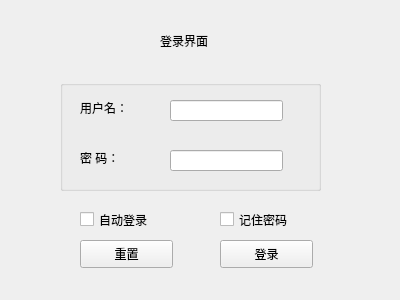
<?xml version="1.0" encoding="UTF-8"?>
<ui version="4.0">
 <class>LoginWindow</class>
 <widget class="QWidget" name="LoginWindow">
  <property name="enabled">
   <bool>true</bool>
  </property>
  <property name="geometry">
   <rect>
    <x>0</x>
    <y>0</y>
    <width>400</width>
    <height>300</height>
   </rect>
  </property>
  <property name="windowTitle">
   <string>登录</string>
  </property>
  <widget class="QPushButton" name="pushButton_clear">
   <property name="geometry">
    <rect>
     <x>80</x>
     <y>240</y>
     <width>93</width>
     <height>28</height>
    </rect>
   </property>
   <property name="text">
    <string>重置</string>
   </property>
  </widget>
  <widget class="QPushButton" name="pushButton_login">
   <property name="geometry">
    <rect>
     <x>220</x>
     <y>240</y>
     <width>93</width>
     <height>28</height>
    </rect>
   </property>
   <property name="text">
    <string>登录</string>
   </property>
  </widget>
  <widget class="QGroupBox" name="groupBox">
   <property name="enabled">
    <bool>true</bool>
   </property>
   <property name="geometry">
    <rect>
     <x>60</x>
     <y>80</y>
     <width>261</width>
     <height>111</height>
    </rect>
   </property>
   <property name="title">
    <string/>
   </property>
   <widget class="QLabel" name="label_name">
    <property name="geometry">
     <rect>
      <x>20</x>
      <y>20</y>
      <width>72</width>
      <height>15</height>
     </rect>
    </property>
    <property name="text">
     <string>用户名：</string>
    </property>
   </widget>
   <widget class="QLineEdit" name="lineEdit_name">
    <property name="enabled">
     <bool>true</bool>
    </property>
    <property name="geometry">
     <rect>
      <x>110</x>
      <y>20</y>
      <width>113</width>
      <height>21</height>
     </rect>
    </property>
   </widget>
   <widget class="QLabel" name="label_password">
    <property name="geometry">
     <rect>
      <x>20</x>
      <y>70</y>
      <width>72</width>
      <height>15</height>
     </rect>
    </property>
    <property name="text">
     <string>密 码：</string>
    </property>
   </widget>
   <widget class="QLineEdit" name="lineEdit_password">
    <property name="geometry">
     <rect>
      <x>110</x>
      <y>70</y>
      <width>113</width>
      <height>21</height>
     </rect>
    </property>
   </widget>
  </widget>
  <widget class="QCheckBox" name="checkBox_auto">
   <property name="geometry">
    <rect>
     <x>80</x>
     <y>210</y>
     <width>91</width>
     <height>19</height>
    </rect>
   </property>
   <property name="text">
    <string>自动登录</string>
   </property>
  </widget>
  <widget class="QCheckBox" name="checkBox_save">
   <property name="geometry">
    <rect>
     <x>220</x>
     <y>210</y>
     <width>91</width>
     <height>19</height>
    </rect>
   </property>
   <property name="text">
    <string>记住密码</string>
   </property>
  </widget>
  <widget class="QLabel" name="label_title">
   <property name="geometry">
    <rect>
     <x>160</x>
     <y>30</y>
     <width>61</width>
     <height>21</height>
    </rect>
   </property>
   <property name="text">
    <string>登录界面</string>
   </property>
  </widget>
 </widget>
 <resources/>
 <connections/>
</ui>
